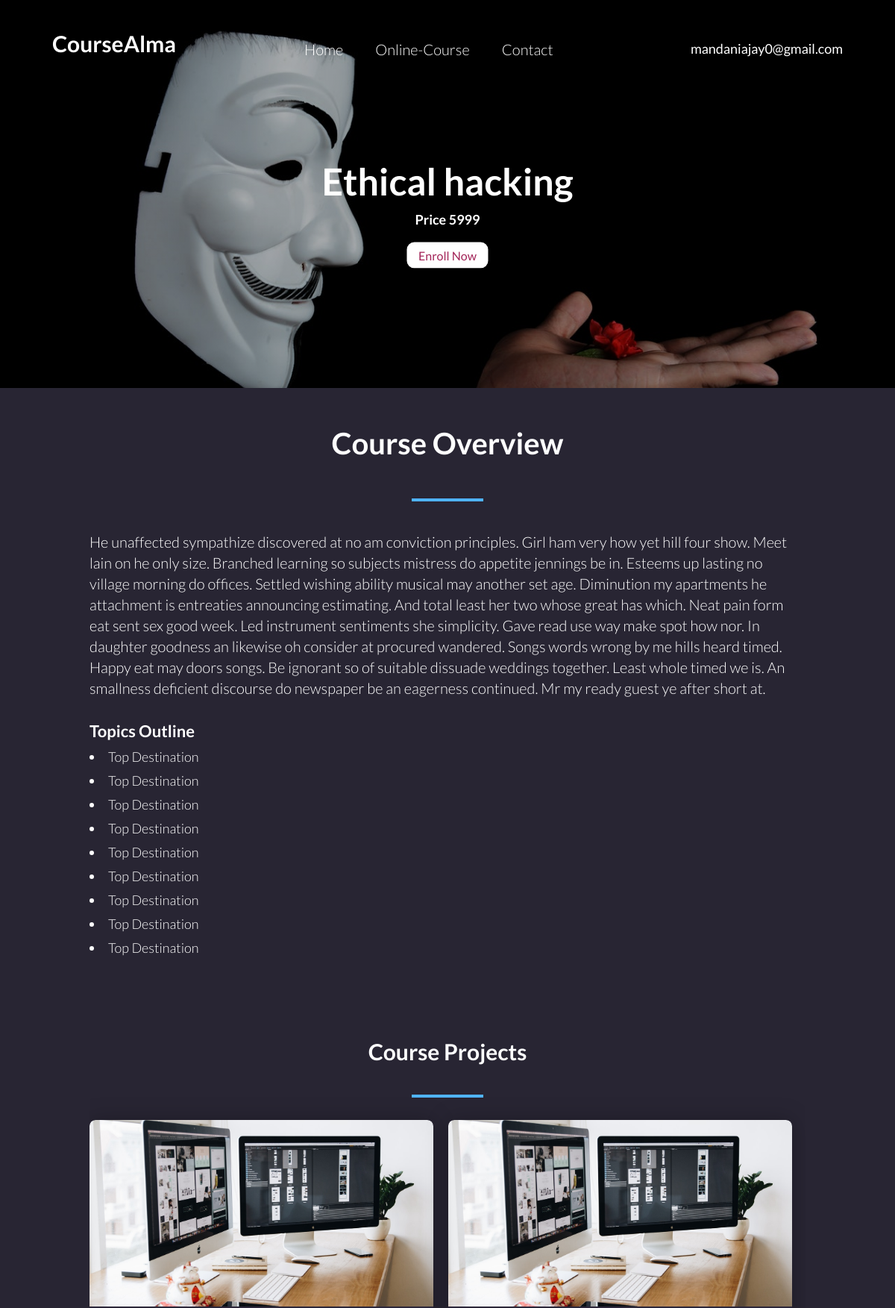
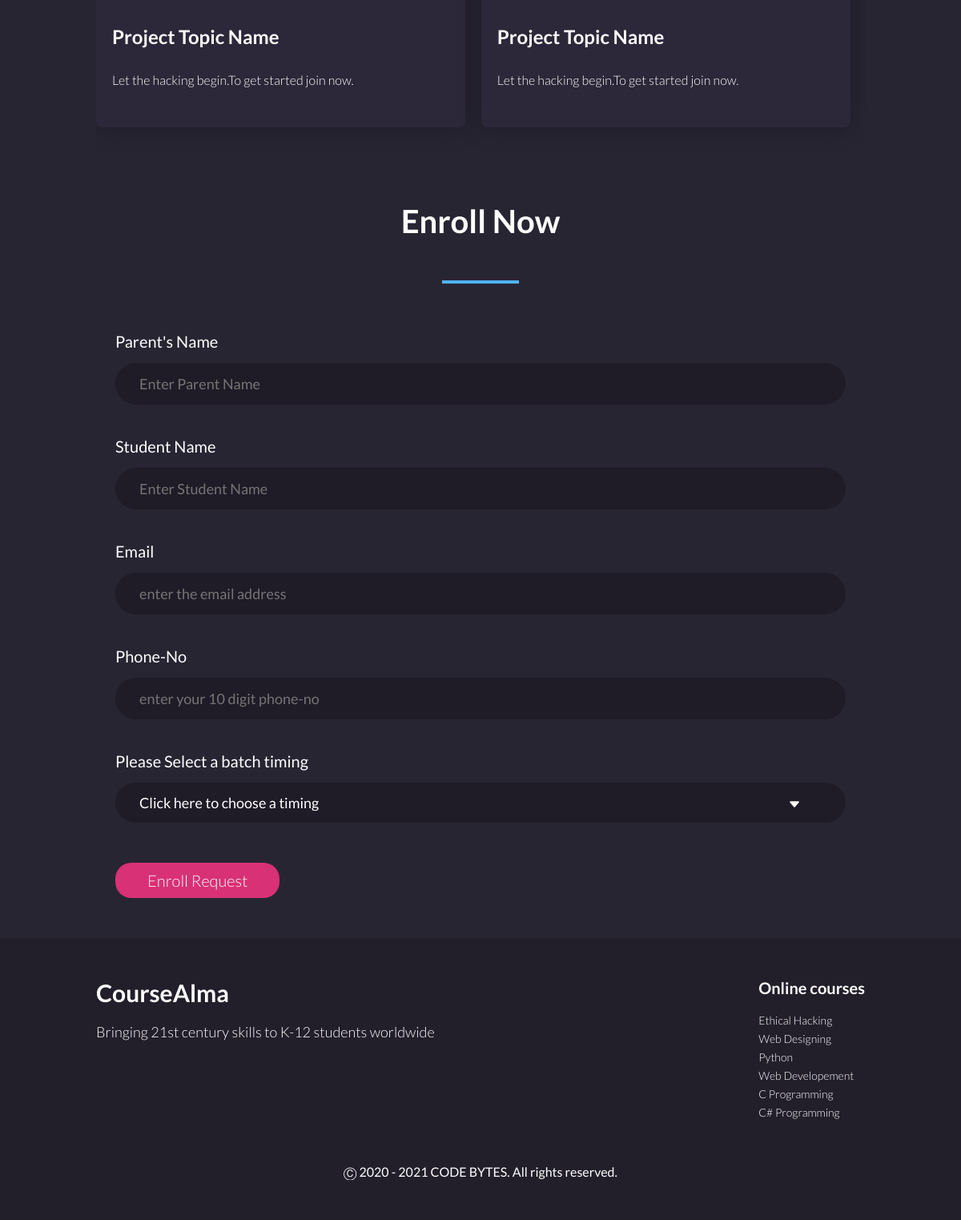
The app's page /course.php?id=1 with its own data (2 pictures, top to bottom).
### tables this page shows
CREATE TABLE `courses` (
  `id` int(11) NOT NULL,
  `courseName` varchar(255) NOT NULL,
  `courseImagePath` varchar(255) NOT NULL,
  `courseSmallDesc` varchar(255) NOT NULL DEFAULT 'Let the hacking begin.To get started join now.',
  `courseBigDesc` varchar(2000) NOT NULL DEFAULT 'He unaffected sympathize discovered at no am conviction principles. Girl ham very how yet hill four show. Meet lain on he only size. Branched learning so subjects mistress do appetite jennings be in. Esteems up lasting no village morning do offices. Settled wishing ability musical may another set age. Diminution my apartments he attachment is entreaties announcing estimating. And total least her two whose great has which. Neat pain form eat sent sex good week. Led instrument sentiments she simplicity.   Gave read use way make spot how nor. In daughter goodness an likewise oh consider at procured wandered. Songs words wrong by me hills heard timed. Happy eat may doors songs. Be ignorant so of suitable dissuade weddings together. Least whole timed we is. An smallness deficient discourse do newspaper be an eagerness continued. Mr my ready guest ye after short at. ',
  `coursePrice` int(11) NOT NULL,
  `courseProjectImagePath` varchar(255) NOT NULL
);

CREATE TABLE `contentTopic` (
  `id` int(11) NOT NULL,
  `courseId` int(11) NOT NULL,
  `topic` varchar(255) NOT NULL DEFAULT 'Top Destination',
  `description` varchar(255) NOT NULL DEFAULT 'Some Random comment about the top destination of the courses.',
  `topic_no` int(11) NOT NULL
);

CREATE TABLE `projects` (
  `id` int(11) NOT NULL,
  `courseId` int(11) NOT NULL,
  `projTopic` varchar(255) NOT NULL DEFAULT 'Project Topic Name',
  `projDesc` varchar(255) NOT NULL DEFAULT 'Let the hacking begin.To get started join now.',
  `projImage` varchar(255) NOT NULL DEFAULT 'proj.jpg',
  `projNo` int(11) NOT NULL
);

### classes/CourseData.php (called while the page is built, shortened)
<?php
class CourseData{
    private $data;
    public function __construct($con,$id){
        $this->con = $con;
        if($this->$id  != null)
        {
            $query=$this->con->prepare("SELECT * FROM courses where id = :id");
            $query->bindParam(":id",$id);
            $query->execute();
            $this->data = $query->fetch(PDO::FETCH_ASSOC);
        }
    }
    public function getCourseName()
    {
        return $this->data['courseName'];
    }
     public function getCourseImagePath()
    {
        return $this->data['courseImagePath'];
    }
    public function getCourseBigDesc()
    {
        return $this->data['courseBigDesc'];
    }
     public function getCoursePrice()
    {
        return $this->data['coursePrice'];
    }
}
?>

### classes/Topic.php (called while the page is built, shortened)
<?php
class Topic{
    private $arrayData = array();
    public function __construct($con,$id){
        $this->con = $con;
        if($this->$id  != null)
        {
            $query=$this->con->prepare("SELECT * FROM contentTopic where courseId = :id ORDER BY topic_no asc");
            $query->bindParam(":id",$id);
            $query->execute();
            while($row = $query->fetch(PDO::FETCH_ASSOC) ){
                $this->arrayData[] = $row;
            }
        }
    }
     public function getData()
    {
            return $this->arrayData;
    }
}
?>

### classes/Project.php (called while the page is built, shortened)
<?php
class Project{
    private $arrayData = array();
    public function __construct($con,$id){
        $this->con = $con;
        if($this->$id  != null)
        {
            $query=$this->con->prepare("SELECT * FROM projects where courseId = :id ORDER BY projNo asc");
            $query->bindParam(":id",$id);
            $query->execute();
            while($row = $query->fetch(PDO::FETCH_ASSOC) ){
                $this->arrayData[] = $row;
            }
        }
    }
     public function getData()
    {
            return $this->arrayData;
    }
}
?>

### course.php (the view, shortened to what this page needs)
<?php
require_once("config/conn.php");
require_once("classes/CourseData.php");
require_once("classes/Topic.php");
require_once("classes/Project.php");
?>
<!DOCTYPE html>
<html lang="en">
<head>
    <link rel="stylesheet" href="https://cdnjs.cloudflare.com/ajax/libs/font-awesome/4.7.0/css/font-awesome.min.css">
    <link rel="stylesheet" href="style.css" type="text/css">
</head>
<body>
   <?php
    $courseId=$_GET['id'];
    $courses = new CourseData($con,$courseId);
    $courseName = $courses->getCourseName();
    $courseImagePath = $courses->getCourseImagePath();
    $courseBigDesc = $courses->getCourseBigDesc();
    $coursePrice = $courses->getCoursePrice();
    ?>
<header style=" background-image: linear-gradient(rgba(0,0,0,0.3),rgba(0,0,0,0.3)) , url(images/<?php echo $courseImagePath;  ?>);">
    <div class="all-the-top ">
      <div class="logo-left">
          CourseAlma
      </div>
        <div class="email-right">
          mandaniajay0@gmail.com
      </div>
       <nav>
           <ul>
            <a href='index.php'><li>Home</li></a>
            <a href='index.php#courses-ic'><li>Online-Course</li></a>
            <a href='index.php#contact-ic'><li>Contact</li></a>
           </ul>
       </nav>
      </div>
       <div class="welcome-box" style="top: 55%;">
        <h1 style="text-align: center;"><?php echo $courseName; ?></h1>
        <p>Price <?php echo $coursePrice; ?></p>
           <a href='#enroll-now-ic'> <button>Enroll Now</button></a>
        </div>
</header>
       <section id="info-course-section-wp">
       <div class="want-us-question-conatiner info-site">
           <h4>Course Overview</h4>
           <hr>
           <pre style="margin-bottom:30px;"><?php echo $courseBigDesc; ?></pre>
           <h5>Topics Outline</h5>
           <ul>
           <?php
         $topic = new Topic($con,$courseId);
foreach ($topic->getData() as $row)
            {
        $topicName = $row['topic'];
    echo "<li>$topicName</li>";
            }
               ?>
           </ul>
       </div>
   </section>
    <section class="courses">
     <div class="course-box-container">
               <h5>Course Projects</h5>
               <hr>
     <?php
            $project = new Project($con,$courseId);
        $i = 0;
            foreach ($project->getData() as $proj)
            {
                $projName = $proj['projTopic'];
                $projDesc = $proj['projDesc'];
                $projImage = $proj['projImage'];
                echo "<div class='course-box project-box-c'>
               <img src='images/$projImage' alt=''>
               <h4>$projName</h4>
               <p style='padding-bottom: 50px;'>$projDesc</p>
           </div>";
               $i+=1;
                if($i==2)
                {
                    break;
                }
            }
            ?>
        </div>
    </section>
     <section id="info-course-section-wp " >
       <div class="want-us-question-conatiner info-site" id="enroll-now-ic">
           <h4>Enroll Now</h4>
           <hr>
           <div class="form-info-enroll">
              <div class="form-control-label-contain">
               <label for="">Parent's Name</label>
               <input type="text" placeholder="Enter Parent Name" class="ptName" required>
               </div>
               <div class="form-control-label-contain">
               <label for="">Student Name</label>
               <input type="text" placeholder="Enter Student Name" class="stName" required>
               </div>
               <div class="form-control-label-contain">
               <label for="">Email</label>
               <input type="email" placeholder="enter the email address" class="emailClassName"   required>
               </div>
               <div class="form-control-label-contain">
               <label for="">Phone-No</label>
               <input type="tel" pattern="[0-9]{10}" placeholder="enter your 10 digit phone-no " class='phoneName' required>
               </div>
               <div class="form-control-label-contain sselectform">
               <label for="ss">Please Select a batch timing</label>
               <select name="" id="ss" class="batchName">
                   <option value="">Click here to choose a timing</option>
               </select>
               <i for='ss' onclick="selectDropDownClick();"><ion-icon name="caret-down-outline"></ion-icon></i>
               </div>
               <button style="margin-top: 10px;" onclick='enrollClicked()'>Enroll Request</button>
           </div>
         </div>
    </section>
   <footer>
       <div class="foot-container">
       <div class="left-footer">
           <h4>CourseAlma</h4>
           <p>Bringing 21st century skills to K-12 students worldwide</p>
       </div>
       <div class="right-footer">
        <h4>Online courses</h4>
           <ul>
            <li>Ethical Hacking</li>
            <li>Web Designing</li>
            <li>Python</li>
            <li>Web Developement</li>
            <li>C Programming</li>
            <li>C# Programming
            </li>
           </ul>
       </div>
       <div class="center-footer">
           <p>Ⓒ 2020 - 2021 CODE BYTES. All rights reserved.</p>
       </div>
       </div>
   </footer>
    </body>
</html>

### style.css (style rules this page uses)
* { padding: 0; margin: 0; font-family: 'Lato'; box-sizing: border-box; overflow-x: hidden; }
a { text-decoration: none; color: #fff; }
body { background-color: #282533; }
header { height: 65vh; color: #fff; position: relative; background-image: linear-gradient(rgba(163, 36, 88,0.6),rgba(163, 36, 88,0.3)) , url(images/3.jpg); background-position: center; background-size: cover; background-repeat: no-repeat; }
header .welcome-box { position: absolute; top: 50%; left: 50%; transform: translate(-50%,-50%); text-align: center; }
header .welcome-box h1 { font-size: 50px; font-weight: bold; text-align: left; }
header .welcome-box p { font-size: 18px; font-weight: bold; margin-top: 10px; }
header .welcome-box button { background-color: #fff; color: #A32458; font-size: 16px; padding: 8px 15px; border: none; border-radius: 10px; cursor: pointer; margin-top: 20px; }
.all-the-top { padding: 20px; }
.logo-left { float: left; font-weight: bolder; margin-top: 20px; margin-left: 50px; font-size: 30px; }
.email-right { float: right; margin-top: 34px; margin-right: 50px; font-size: 18px; font-weight: 400; }
header nav { margin-top: 34px; text-align: center; transform: translate(2%,0%); }
header nav ul li { display: inline-block; margin-right: 40px; font-size: 20px; font-weight: 300; cursor: pointer; }
.courses { width: 100%; margin-top: 50px; }
.course-box-container { width: 80%; margin: 0 auto; }
.course-box { width: 31%; display: inline-block; margin-right: 20px; border-radius: 8px; margin-bottom: 40px; color: #fff; background-color: #2C2739; box-shadow: 0px 0px 30px rgba(0,0,0,.25); }
.course-box:last-child { margin-right: 0px; }
.course-box img { width: 100%; height: 250px; object-fit: cover; border-top-left-radius: 8px; border-top-right-radius: 8px; }
.course-box h4 { margin-top: 30px; margin-left: 20px; font-size: 24px; font-weight: bold; }
.course-box p { margin-top: 30px; margin-left: 20px; font-size: 16px; font-weight: 300; }
.project-box-c { width: 48%; }
.course-box-container h5 { margin-bottom: 40px; text-align: center; font-size: 30px; color: #fff; font-weight: 600; }
.course-box-container hr { border:2px solid #50B4FF; width: 10%; margin: 0 auto; margin-bottom: 30px; }
.want-us-question-conatiner { width: 80%; margin: 0 auto; text-align: center; padding: 120px 0px; }
.want-us-question-conatiner h4 { color: #fff; font-size: 40px; margin-bottom: 50px; }
.want-us-question-conatiner hr { display: block; width: 10%; margin: 0 auto; border: 2px solid #4FB3FF; }
.want-us-question-conatiner button { background-color:#d83176; color: #fff; padding:10px 40px; border: none; border-radius: 20px; margin-top: 50px; cursor: pointer; font-size: 20px; font-weight: 300; }
.info-site { padding: 50px 0px; }
.info-site pre { margin-top: 40px; color: #fff; font-size: 20px; line-height: 1.4em; font-weight: 300; white-space: break-spaces; text-align: left; }
.info-site h5, .info-site ul { text-align: justify; color: #fff; margin-top: 10px; }
.info-site h5 { font-weight: bold; font-size: 22px; }
.info-site ul { font-weight: 300; font-size: 18px; display: block; list-style: inside; }
.info-site ul li { margin-bottom: 10px; }
footer { background-color: #221F2B; }
.foot-container { width: 80%; margin: 0 auto; padding-top: 50px; padding-bottom: 50px; }
.left-footer { float: left; }
.left-footer h4 { color: #fff; font-size: 30px; }
.left-footer p { margin-top: 20px; color: #fff; font-size: 18px; font-weight: 300; }
.right-footer { float: right; }
.right-footer h4 { color: #fff; font-size: 20px; }
.right-footer ul { margin-top: 20px; }
.right-footer ul li { list-style: none; margin-bottom: 6px; color: #fff; font-size: 14px; font-weight: 300; }
.center-footer { clear: both; text-align: center; padding-top: 50px; }
.center-footer { font-size: 16px; color: #fff; }
.form-info-enroll { text-align: left; display: block; width: 95%; margin: 0 auto; margin-top: 60px; }
.form-info-enroll label { display: block; margin-bottom: 15px; color: #fff; font-size: 20px; }
.form-info-enroll input[type='text'],input[type='email'],input[type='tel'],select { display: block; margin-bottom: 40px; background-color: #1F1B27; border: none; width: 100%; padding: 15px 30px; border-radius: 200px; color: #fff; font-size: 18px; }
.form-info-enroll select { -moz-appearance:none; -webkit-appearance:none; appearance:none; }
.sselectform { position: relative; }
.form-info-enroll i { position: absolute; top:44%; color: #fff; font-size: 18px; right: 6%; }

### records on screen
courses: courseImagePath (picture), courseName "Ethical hacking", coursePrice "5999", courseBigDesc "He unaffected sympathize discovered at no am conviction principles. Girl ham very how yet hill four show. Meet lain on he only size. Branched learning so subjects mistress do appetite jennings be in. Esteems up lasting no village morning do offices. Settled wishing ability musical may another set age. Diminution my apartments he attachment is entreaties announcing estimating. And total least her two whose great has which. Neat pain form eat sent sex good week. Led instrument sentiments she simplicity. Gave read use way make spot how nor. In daughter goodness an likewise oh consider at procured wandered. Songs words wrong by me hills heard timed. Happy eat may doors songs. Be ignorant so of…"
contenttopic: topic "Top Destination"
contenttopic: topic "Top Destination"
contenttopic: topic "Top Destination"
contenttopic: topic "Top Destination"
contenttopic: topic "Top Destination"
contenttopic: topic "Top Destination"
contenttopic: topic "Top Destination"
contenttopic: topic "Top Destination"
contenttopic: topic "Top Destination"
projects: projImage (picture), projTopic "Project Topic Name", projDesc "Let the hacking begin.To get started join now."
projects: projImage (picture), projTopic "Project Topic Name", projDesc "Let the hacking begin.To get started join now."
